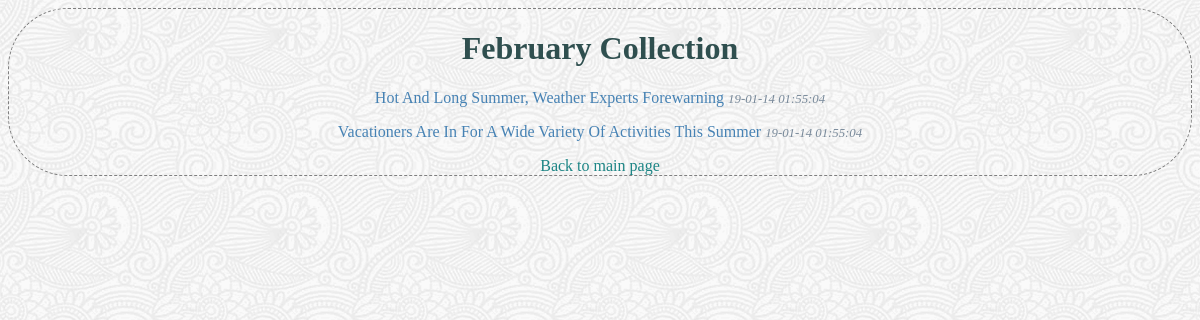
Page /collections/2/list/ on the earlier database version.
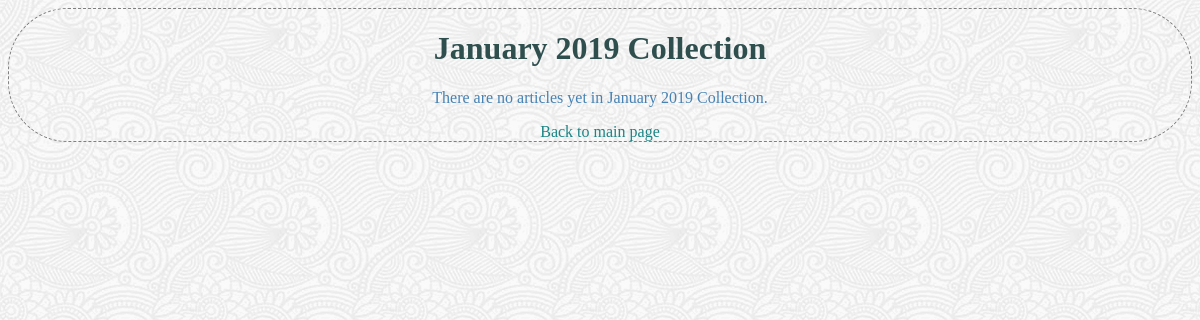
Same page on the later database version.
### database_setup.py (models this page shows, shortened)
class Collection(Base):
    __tablename__ = 'collection'
    id = Column(Integer, primary_key=True)
    name = Column(String(80), nullable=False)
    user_id = Column(Integer, ForeignKey('user.id'))
    user = relationship(User)

class ArticleCollection(Base):
    __tablename__ = 'article_item'
    name = Column(String(350), nullable=False)
    id = Column(Integer, primary_key=True)
    description = Column(String(250))
    date = Column(
        String(80),
        default=datetime.datetime.now().strftime("%y-%m-%d %H:%M:%S"))
    text = Column(Text())
    user_id = Column(Integer, ForeignKey('user.id'))
    user = relationship(User)
    collection_id = Column(Integer, ForeignKey('collection.id'))
    collection = relationship(Collection)

### finalProject.py (the view, shortened to what this page needs)
@app.route('/collections/<int:collection_id>/')
@app.route('/collections/<int:collection_id>/list/')
def collectionList(collection_id):
    if 'name' not in login_session:
        collection = session.query(Collection).filter_by(
                    id=collection_id).one()
        articles = session.query(ArticleCollection).filter_by(collection_id=collection_id)
        return render_template('publiclist.html', articles=articles, collection=collection)

### templates/publiclist.html (shortened to what this page needs)
<!DOCTYPE html>
<html>
    <head>
        <link rel=stylesheet type=text/css href='{{url_for('static', filename='style.css')}}'>
    </head>
    <body>
        <div class="pane">
            <h1 class="header">{{collection.name}}</h1>
            {% if articles %}
            {% for a in articles %}
            <p class="item" >
                <a href="{{url_for('viewArticle', collection_id= collection.id, article_id=a.id )}}">{{ a.name }}</a>
                <label class="dim">{{ a.date }}</label>
            </p>
            {% else %}
            <p class="item" >
                There are no articles yet in {{collection.name}}.
            </p>
            {% endfor %}
            {% endif %}
            <div> <a class="link" href="{{url_for('DefaultCollections')}}">Back to main page </a>  </div>
        </div>
    </body>
</html>

Differences in the rows shown:
removed ArticleCollection: name "Hot And Long Summer, Weather Experts Forewarning", date "19-01-14 01:55:04"
removed ArticleCollection: name "Vacationers Are In For A Wide Variety Of Activities This Summer", date "19-01-14 01:55:04"
changed Collection: name "February Collection" → "January 2019 Collection"; name (not shown) → "January 2019 Collection"
Other differences:
text now shown: "There are no articles yet in ."
